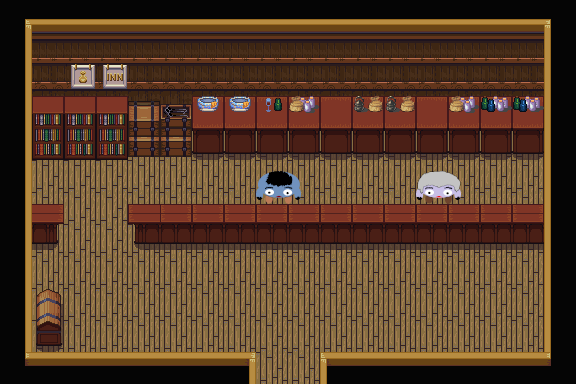

The image is a tile-based game level rendered from a .tmx file. Its description and complete source (layers, tilesets, objects, tile grids) follow:
An orthogonal 18x12 tile map with 32x32 px tiles, 4 tile layers (U_Background, U_Furniture, U_Beebos, T_Furniture2), 3 tilesets and 14 objects (2x beebo, village1).

<map version="1.2" tiledversion="1.2.5" orientation="orthogonal" renderorder="right-down" width="18" height="12" tilewidth="32" tileheight="32" infinite="0" nextlayerid="8" nextobjectid="16">
 <tileset firstgid="1" source="Indoor.tsx" />
 <tileset firstgid="769" source="Indoor_2.tsx" />
 <tileset firstgid="993" source="Beebos.tsx" />
 <layer id="1" name="U_Background" width="18" height="12">
  <data encoding="csv">
338,340,340,340,340,340,340,340,340,340,340,340,340,340,340,340,340,337,
317,225,225,225,225,225,225,225,225,225,225,225,225,225,225,225,225,315,
317,249,249,249,249,249,249,249,249,249,249,249,249,249,249,249,249,315,
317,273,273,273,273,273,273,273,273,273,273,273,273,273,273,273,273,315,
317,361,361,361,361,361,361,361,361,361,361,361,361,361,361,361,361,315,
317,361,361,361,361,361,361,361,361,361,361,361,361,361,361,361,361,315,
317,361,361,361,361,361,361,361,361,361,361,361,361,361,361,361,361,315,
317,361,361,361,361,361,361,361,361,361,361,361,361,361,361,361,361,315,
317,361,361,361,361,361,361,361,361,361,361,361,361,361,361,361,361,315,
317,361,361,361,361,361,361,361,361,361,361,361,361,361,361,361,361,315,
317,361,361,361,361,361,361,361,361,361,361,361,361,361,361,361,361,315,
314,292,292,292,292,292,292,293,361,361,291,292,292,292,292,292,292,313
</data>
 </layer>
 <layer id="2" name="U_Furniture" width="18" height="12">
  <data encoding="csv">
0,0,0,0,0,0,0,0,0,0,0,0,0,0,0,0,0,0,
0,0,0,0,0,0,0,0,0,0,0,0,0,0,0,0,0,0,
0,0,259,257,0,0,0,0,0,0,0,0,0,0,0,0,0,0,
0,434,434,434,484,485,367,367,367,367,367,367,367,367,367,367,367,0,
0,458,458,458,508,508,391,391,391,391,391,391,391,391,391,391,391,0,
0,0,0,0,0,0,0,0,0,0,0,0,0,0,0,0,0,0,
0,0,0,0,0,0,0,0,0,0,0,0,0,0,0,0,0,0,
0,789,0,0,788,790,790,790,790,790,790,790,790,790,790,790,790,0,
0,0,0,0,0,0,0,0,0,0,0,0,0,0,0,0,0,0,
0,302,0,0,0,0,0,0,0,0,0,0,0,0,0,0,0,0,
0,326,0,0,0,0,0,0,0,0,0,0,0,0,0,0,0,0,
0,0,0,0,0,0,0,0,0,0,0,0,0,0,0,0,0,0
</data>
 </layer>
 <layer id="7" name="U_Beebos" width="18" height="12" offsetx="0" offsety="-10">
  <data encoding="csv">
0,0,0,0,0,0,0,0,0,0,0,0,0,0,0,0,0,0,
0,0,0,0,0,0,0,0,0,0,0,0,0,0,0,0,0,0,
0,0,0,0,0,0,0,0,0,0,0,0,0,0,0,0,0,0,
0,0,0,0,0,0,0,0,0,0,0,0,0,0,0,0,0,0,
0,0,0,0,0,0,0,0,0,0,0,0,0,0,0,0,0,0,
0,0,0,0,0,0,0,0,0,0,0,0,0,0,0,0,0,0,
0,0,0,0,0,0,0,0,1018,0,0,0,0,996,0,0,0,0,
0,0,0,0,0,0,0,0,0,0,0,0,0,0,0,0,0,0,
0,0,0,0,0,0,0,0,0,0,0,0,0,0,0,0,0,0,
0,0,0,0,0,0,0,0,0,0,0,0,0,0,0,0,0,0,
0,0,0,0,0,0,0,0,0,0,0,0,0,0,0,0,0,0,
0,0,0,0,0,0,0,0,0,0,0,0,0,0,0,0,0,0
</data>
 </layer>
 <layer id="3" name="T_Furniture2" width="18" height="12">
  <data encoding="csv">
0,0,0,0,0,0,0,0,0,0,0,0,0,0,0,0,0,0,
0,0,0,0,0,0,0,0,0,0,0,0,0,0,0,0,0,0,
0,0,0,0,0,0,0,0,0,0,0,0,0,0,0,0,0,0,
0,434,434,434,0,0,344,344,295,392,0,393,393,0,392,394,394,0,
0,458,458,458,0,0,0,0,0,0,0,0,0,0,0,0,0,0,
0,0,0,0,0,0,0,0,0,0,0,0,0,0,0,0,0,0,
0,773,0,0,772,774,774,774,774,774,774,774,774,774,774,774,774,0,
0,0,0,0,0,0,0,0,0,0,0,0,0,0,0,0,0,0,
0,0,0,0,0,0,0,0,0,0,0,0,0,0,0,0,0,0,
0,0,0,0,0,0,0,0,0,0,0,0,0,0,0,0,0,0,
0,0,0,0,0,0,0,0,0,0,0,0,0,0,0,0,0,0,
0,0,0,0,0,0,0,0,0,0,0,0,0,0,0,0,0,0
</data>
 </layer>
 <objectgroup id="4" name="Collisions">
  <object id="1" x="544" y="128" width="32" height="256" />
  <object id="2" x="0" y="0" width="576" height="128" />
  <object id="3" x="32" y="128" width="160" height="32" />
  <object id="4" x="0" y="128" width="32" height="256" />
  <object id="5" x="32" y="352" width="224" height="32" />
  <object id="6" x="32" y="288" width="32" height="64" />
  <object id="7" x="32" y="224" width="32" />
  <object id="8" x="128" y="224" width="416" />
  <object id="9" x="320" y="352" width="224" height="32" />
  <object id="11" x="256" y="182" width="47" height="37" />
  <object id="13" x="412" y="178" width="53" height="32" />
 </objectgroup>
 <objectgroup id="6" name="Beebos">
  <object id="12" name="store_seller" type="beebo" x="243" y="179" width="75" height="62" />
  <object id="14" name="buyer-beebo2" type="beebo" x="385" y="173" width="117" height="77" />
 </objectgroup>
 <objectgroup id="5" name="Doorways">
  <object id="10" name="village1" x="256" y="352" width="64" height="32">
   <properties>
    <property name="pos_x" type="int" value="79" />
    <property name="pos_y" type="int" value="44" />
   </properties>
  </object>
 </objectgroup>
</map>
